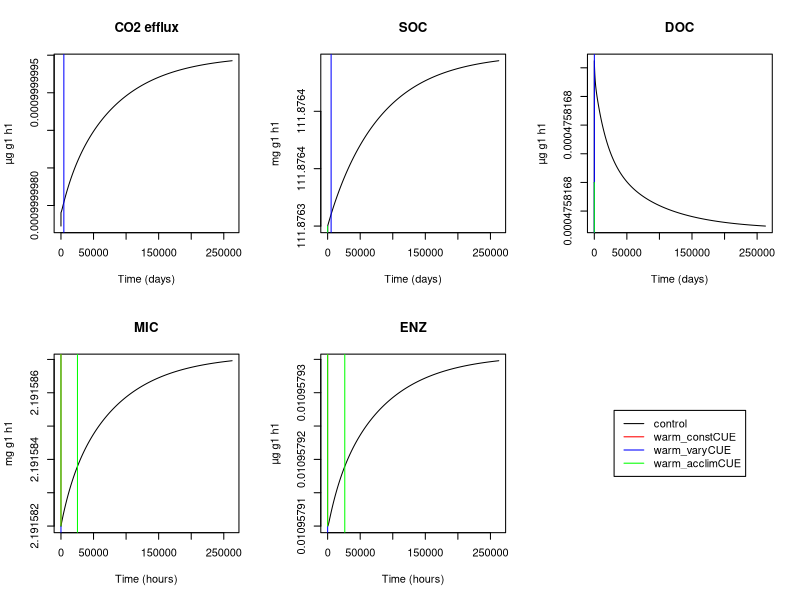

Recreate this plot in R.
## ---- chunk 1
knitr::opts_chunk$set(echo = TRUE)
## ---- chunk 2
microbial_model <- function (t, states, parms){

#unpack states
SOC <- states[1]
DOC <- states[2]
MIC <- states[3]
ENZ <- states[4]

#unpack parameters
  temp <- parms[1] 
  inputSOC <- parms[2]
  inputDOC <- parms[3]
  rdeath <- parms[4]
  rEnzProd <- parms[5]
  rEnzLoss <- parms[6]
  MICtoSOC <- parms[7]
  CUE0 <- parms[8]
  CUEslope <- parms[9]
  Vmax0 <- parms[10]
  Vmaxuptake0 <- parms[11]
  Km0 <- parms[12]
  Kmuptake0 <- parms[13]
  Kmslope <- parms[14]
  Kmuptakeslope <- parms[15]
  Ea <- parms[16]
  Eauptake <- parms[17]
  gasconst <- parms[18]

#calculate stuff to go into fluxes
vmaxuptake = Vmaxuptake0 *exp(-Eauptake/(gasconst * (temp +273)))
Kmuptake = Kmuptakeslope * temp + Kmuptake0
Vmax = Vmax0 * exp(-Ea/(gasconst *(temp+273)))
Km = Kmslope * temp + Km0


#calculate fluxes 
ASSIM = vmaxuptake * MIC * (DOC/(Kmuptake+DOC))
CUE = CUEslope * temp + CUE0
DEATH = rdeath * MIC
EPROD = rEnzProd *MIC
ELOSS = rEnzLoss *ENZ
DECOMP = Vmax * ENZ * (SOC/(Km + SOC))


# differential equations
dSOC_dt = inputSOC + DEATH * MICtoSOC - DECOMP
dDOC_dt = inputDOC + DEATH * (1 - MICtoSOC) + DECOMP + ELOSS - ASSIM
dMIC_dt = ASSIM * CUE - DEATH - EPROD
dENZ_dt = EPROD - ELOSS
CO2 = ASSIM * (1- CUE) 


return(list(c(dSOC_dt = dSOC_dt,
              dDOC_dt = dDOC_dt,
              dMIC_dt = dMIC_dt,
              dENZ_dt = dENZ_dt), 
            c(CO2 = CO2)))   
}

parms <- c(
20, # temp
0.0005,  # inputSOC
0.0005,  # inputDOC
0.0002, # rdeath
0.000005, # rEnzProd
0.001, # rEnzLoss
0.5, # MICtoSOC
0.63, # CUE0
-0.016,  # CUEslope
100000000,  # Vmax0
100000000, # Vmaxuptake0
500, # Km0
0.1, # Kmuptake0
5, # Kmslope
0.01, # Kmuptakeslope
47, # Ea
47, # Eauptake
0.008314 # gasconst
)

#initialize model

yini <- c(
  SOC = 100,
  DOC = 0.5,
  MIC = 0.5, 
  ENZ = 0.01)


simulation_time <- (100*365*24)
dt <- 24
times <- seq(1, simulation_time, by = dt)

library(deSolve)

out <- ode(y = yini, times = times, func = microbial_model, parms = parms, method = "lsoda")
out <- as.data.frame(out)


tail(out,1) #where 'out' is the output of the ODE solver

## ---- chunk 3
microbial_model <- function (t, states, parms){

#unpack states
SOC <- states[1]
DOC <- states[2]
MIC <- states[3]
ENZ <- states[4]

#unpack parameters
  temp <- parms[1] 
  inputSOC <- parms[2]
  inputDOC <- parms[3]
  rdeath <- parms[4]
  rEnzProd <- parms[5]
  rEnzLoss <- parms[6]
  MICtoSOC <- parms[7]
  CUE <- parms[8]
  Vmax0 <- parms[9]
  Vmaxuptake0 <- parms[10]
  Km0 <- parms[11]
  Kmuptake0 <- parms[12]
  Kmslope <- parms[13]
  Kmuptakeslope <- parms[14]
  Ea <- parms[15]
  Eauptake <- parms[16]
  gasconst <- parms[17]

#calculate stuff to go into fluxes
vmaxuptake = Vmaxuptake0 *exp(-Eauptake/(gasconst * (temp +273)))
Kmuptake = Kmuptakeslope * temp + Kmuptake0
Vmax = Vmax0 * exp(-Ea/(gasconst *(temp+273)))
Km = Kmslope * temp + Km0


#calculate fluxes 
ASSIM = vmaxuptake * MIC * (DOC/(Kmuptake+DOC))
DEATH = rdeath * MIC
EPROD = rEnzProd *MIC
ELOSS = rEnzLoss *ENZ
DECOMP = Vmax * ENZ * (SOC/(Km + SOC))


# differential equations
dSOC_dt = inputSOC + DEATH * MICtoSOC - DECOMP
dDOC_dt = inputDOC + DEATH * (1 - MICtoSOC) + DECOMP + ELOSS - ASSIM
dMIC_dt = ASSIM * CUE - DEATH - EPROD
dENZ_dt = EPROD - ELOSS
CO2 = ASSIM * (1- CUE) 


return(list(c(dSOC_dt = dSOC_dt,
              dDOC_dt = dDOC_dt,
              dMIC_dt = dMIC_dt,
              dENZ_dt = dENZ_dt), 
            c(CO2 = CO2)))   
}
## ---- chunk 4
parms <- c(
20, # temp
0.0005,  # inputSOC
0.0005,  # inputDOC
0.0002, # rdeath
0.000005, # rEnzProd
0.001, # rEnzLoss
0.5, # MICtoSOC
0.31, # CUE
100000000,  # Vmax0
100000000, # Vmaxuptake0
500, # Km0
0.1, # Kmuptake0
5, # Kmslope
0.01, # Kmuptakeslope
47, # Ea
47, # Eauptake
0.008314 # gasconst,
)

#this is from the spinup number

yini <- c(
  SOC = 111.8763,
  DOC = 0.0004758168,
  MIC = 2.191582, 
  ENZ = 0.01095791)

library(deSolve)

simulation_time <- (30*365*24) #30 years
dt <- 24
times <- seq(1, simulation_time, by = dt)

control <- ode(y = yini, times = times, func = microbial_model, parms = parms, method = "lsoda")
control <- as.data.frame(control)
## ---- chunk 5
parms <- c(
25, # temp increased 5 degrees
0.0005,  # inputSOC
0.0005,  # inputDOC
0.0002, # rdeath
0.000005, # rEnzProd
0.001, # rEnzLoss
0.5, # MICtoSOC
0.31, # CUE
100000000,  # Vmax0
100000000, # Vmaxuptake0
500, # Km0
0.1, # Kmuptake0
5, # Kmslope
0.01, # Kmuptakeslope
47, # Ea
47, # Eauptake
0.008314 # gasconst,
)

#this is from the spinup number

yini <- c(
  SOC = 111.8763,
  DOC = 0.0004758168,
  MIC = 2.191582, 
  ENZ = 0.01095791)

library(deSolve)

simulation_time <- (30*365*24) #30 years
dt <- 24
times <- seq(1, simulation_time, by = dt)

warm_constCUE <- ode(y = yini, times = times, func = microbial_model, parms = parms, method = "lsoda")
warm_constCUE <- as.data.frame(warm_constCUE)
## ---- chunk 6

microbial_model <- function (t, states, parms){

#unpack states
SOC <- states[1]
DOC <- states[2]
MIC <- states[3]
ENZ <- states[4]

#unpack parameters
  temp <- parms[1] 
  inputSOC <- parms[2]
  inputDOC <- parms[3]
  rdeath <- parms[4]
  rEnzProd <- parms[5]
  rEnzLoss <- parms[6]
  MICtoSOC <- parms[7]
  CUE0 <- parms[8]
  CUEslope <- parms[9]
  Vmax0 <- parms[10]
  Vmaxuptake0 <- parms[11]
  Km0 <- parms[12]
  Kmuptake0 <- parms[13]
  Kmslope <- parms[14]
  Kmuptakeslope <- parms[15]
  Ea <- parms[16]
  Eauptake <- parms[17]
  gasconst <- parms[18]

#calculate stuff to go into fluxes
vmaxuptake = Vmaxuptake0 *exp(-Eauptake/(gasconst * (temp +273)))
Kmuptake = Kmuptakeslope * temp + Kmuptake0
Vmax = Vmax0 * exp(-Ea/(gasconst *(temp+273)))
Km = Kmslope * temp + Km0


#calculate fluxes 
ASSIM = vmaxuptake * MIC * (DOC/(Kmuptake+DOC))
CUE = CUEslope * temp + CUE0
DEATH = rdeath * MIC
EPROD = rEnzProd *MIC
ELOSS = rEnzLoss *ENZ
DECOMP = Vmax * ENZ * (SOC/(Km + SOC))


# differential equations
dSOC_dt = inputSOC + DEATH * MICtoSOC - DECOMP
dDOC_dt = inputDOC + DEATH * (1 - MICtoSOC) + DECOMP + ELOSS - ASSIM
dMIC_dt = ASSIM * CUE - DEATH - EPROD
dENZ_dt = EPROD - ELOSS
CO2 = ASSIM * (1- CUE) 


return(list(c(dSOC_dt = dSOC_dt,
              dDOC_dt = dDOC_dt,
              dMIC_dt = dMIC_dt,
              dENZ_dt = dENZ_dt), 
            c(CO2 = CO2)))   
}

parms <- c(
25, # temp increased 5 degrees
0.0005,  # inputSOC
0.0005,  # inputDOC
0.0002, # rdeath
0.000005, # rEnzProd
0.001, # rEnzLoss
0.5, # MICtoSOC
0.31, # CUE0
-0.016,  # CUEslope
100000000,  # Vmax0
100000000, # Vmaxuptake0
500, # Km0
0.1, # Kmuptake0
5, # Kmslope
0.01, # Kmuptakeslope
47, # Ea
47, # Eauptake
0.008314 # gasconst,
)

#this is from the spinup number

yini <- c(
  SOC = 111.8763,
  DOC = 0.0004758168,
  MIC = 2.191582, 
  ENZ = 0.01095791)

library(deSolve)

simulation_time <- (30*365*24) #30 years
dt <- 24
times <- seq(1, simulation_time, by = dt)

warm_varyCUE <- ode(y = yini, times = times, func = microbial_model, parms = parms, method = "lsoda")
warm_varyCUE <- as.data.frame(warm_varyCUE)
## ---- chunk 7
#acclimate CUE by reducing temp sensitivity by 50%
microbial_model <- function (t, states, parms){

#unpack states
SOC <- states[1]
DOC <- states[2]
MIC <- states[3]
ENZ <- states[4]

#unpack parameters
  temp <- parms[1] 
  inputSOC <- parms[2]
  inputDOC <- parms[3]
  rdeath <- parms[4]
  rEnzProd <- parms[5]
  rEnzLoss <- parms[6]
  MICtoSOC <- parms[7]
  CUE <- parms[8]
  Vmax0 <- parms[9]
  Vmaxuptake0 <- parms[10]
  Km0 <- parms[11]
  Kmuptake0 <- parms[12]
  Kmslope <- parms[13]
  Kmuptakeslope <- parms[14]
  Ea <- parms[15]
  Eauptake <- parms[16]
  gasconst <- parms[17]

#calculate stuff to go into fluxes
vmaxuptake = Vmaxuptake0 *exp(-Eauptake/(gasconst * (temp +273)))
Kmuptake = Kmuptakeslope * temp + Kmuptake0
Vmax = Vmax0 * exp(-Ea/(gasconst *((temp+273))))
Km = Kmslope * temp + Km0


#calculate fluxes 
ASSIM = vmaxuptake * MIC * (DOC/(Kmuptake+DOC))
DEATH = rdeath * MIC
EPROD = rEnzProd *MIC
ELOSS = rEnzLoss *ENZ
DECOMP = Vmax * ENZ * (SOC/(Km + SOC))


# differential equations
dSOC_dt = inputSOC + DEATH * MICtoSOC - DECOMP
dDOC_dt = inputDOC + DEATH * (1 - MICtoSOC) + DECOMP + ELOSS - ASSIM
dMIC_dt = ASSIM * CUE - DEATH - EPROD
dENZ_dt = EPROD - ELOSS
CO2 = ASSIM * (1- CUE) 


return(list(c(dSOC_dt = dSOC_dt,
              dDOC_dt = dDOC_dt,
              dMIC_dt = dMIC_dt,
              dENZ_dt = dENZ_dt), 
            c(CO2 = CO2)))   
}

parms <- c(
25, # temp increased 5 degrees
0.0005,  # inputSOC
0.0005,  # inputDOC
0.0002, # rdeath
0.000005, # rEnzProd
0.001, # rEnzLoss
0.5, # MICtoSOC
0.27, # CUE
100000000,  # Vmax0
100000000, # Vmaxuptake0
500, # Km0
0.1, # Kmuptake0
5, # Kmslope
0.01, # Kmuptakeslope
47, # Ea
47, # Eauptake
0.008314 # gasconst,
)

#this is from the spinup number
yini <- c(
  SOC = 111.8763,
  DOC = 0.0004758168,
  MIC = 2.191582, 
  ENZ = 0.01095791)

library(deSolve)

simulation_time <- (30*365*24) #30 years
dt <- 24
times <- seq(1, simulation_time, by = dt)

warm_acclimCUE <- ode(y = yini, times = times, func = microbial_model, parms = parms, method = "lsoda")
warm_acclimCUE <- as.data.frame(warm_acclimCUE)
## ---- chunk 8
par(mfrow=c(2,3)) #First number is the number of rows, and the second number is the number of columns in the plot

#Plot like normal
plot(times, control$CO2.MIC, xlab = "Time (days)", ylab = "µg g1 h1", main = "CO2 efflux", type = "l", col = "black")
lines(times, warm_constCUE$CO2, col = "red")
lines(times, warm_varyCUE$CO2, col = "blue")
lines(times, warm_acclimCUE$CO2, col = "green")


#SOC
plot(times, control$SOC, xlab = "Time (days)", ylab = "mg g1 h1", main = "SOC", type = "l", col = "black")
lines(times, warm_constCUE$SOC, col = "red")
lines(times, warm_varyCUE$SOC, col = "blue")
lines(times, warm_acclimCUE$SOC, col = "green")

#DOC
plot(times, control$DOC, xlab = "Time (days)", ylab = "µg g1 h1", main = "DOC", type = "l", col = "black")
lines(times, warm_constCUE$DOC, col = "red")
lines(times, warm_varyCUE$DOC, col = "blue")
lines(times, warm_acclimCUE$DOC, col = "green")

#MIC
plot(times, control$MIC, xlab = "Time (hours)", ylab = "mg g1 h1", main = "MIC", type = "l", col = "black")
lines(times, warm_constCUE$MIC, col = "red")
lines(times, warm_varyCUE$MIC, col = "blue")
lines(times, warm_acclimCUE$MIC, col = "green")

#ENZ
plot(times, control$ENZ, xlab = "Time (hours)", ylab = "µg g1 h1", main = "ENZ", type = "l", col = "black")
lines(times, warm_constCUE$ENZ, col = "red")
lines(times, warm_varyCUE$ENZ, col = "blue")
lines(times, warm_acclimCUE$ENZ, col = "green")

#help from chat gpt because I couldn't figure out how to make my legend not on top of everything else
plot.new()  # Empty plot space
legend("center", legend = c("control", "warm_constCUE", "warm_varyCUE", "warm_acclimCUE"), col = c("black", "red", "blue", "green"), lty = c(1, 1, 1, 1))
